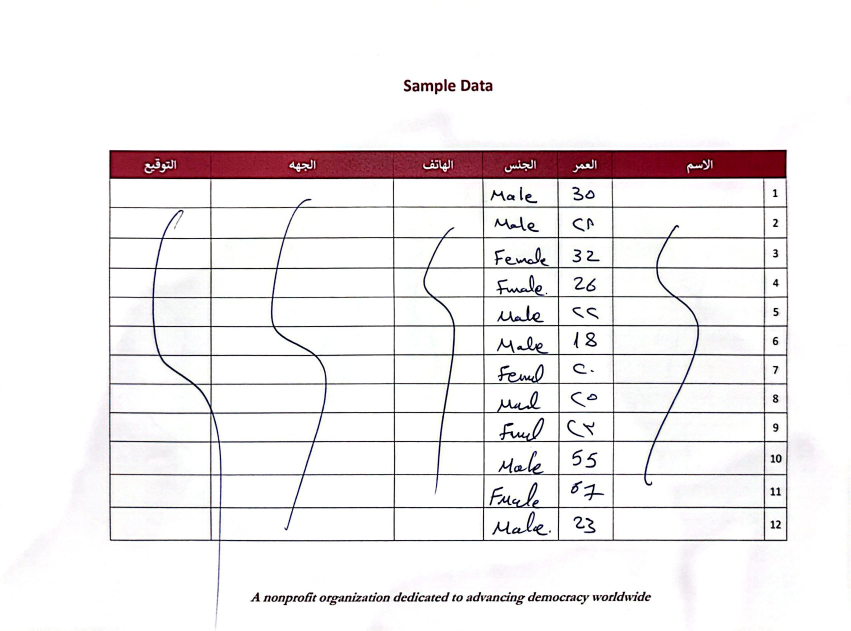
#> input picture data/inputs/forms/prototype1_sample_01_mixed_lang.JPG, 2552 x 1892 px (shown at 1/3 size)
$ python -i preprocessing.py   (imports and definitions only)
#> lines starting #> are read from the running program, lines starting #| are printed output that depends on the picture; after the words box and inside, x2 and y2 are one past the last pixel; in counts of white or black regions, pixels touching at a corner belong together
import cv2
import numpy as np


def load_image(path: str):
    img = cv2.imread(path)
    if img is None:
        raise FileNotFoundError(f"Could not read image: {path}")
    return img


def upscale_image(img, scale=2.0):
    return cv2.resize(img, None, fx=scale, fy=scale, interpolation=cv2.INTER_CUBIC)


def convert_to_gray(img):
    return cv2.cvtColor(img, cv2.COLOR_BGR2GRAY)


def preprocess_for_line_detection(gray):
    gray = cv2.GaussianBlur(gray, (3, 3), 0)

    binary_inv = cv2.adaptiveThreshold(
        gray,
        255,
        cv2.ADAPTIVE_THRESH_GAUSSIAN_C,
        cv2.THRESH_BINARY_INV,
        31,
        10
    )

    return binary_inv


def preprocess_cell_for_ocr(cell_img, mode="text"):

    g = cv2.GaussianBlur(cell_img, (3, 3), 0)

    if mode == "text":
        return cv2.adaptiveThreshold(
            g,
            255,
            cv2.ADAPTIVE_THRESH_GAUSSIAN_C,
            cv2.THRESH_BINARY,
            31,
            8
        )

    if mode == "digits":
        return cv2.adaptiveThreshold(
            g,
            255,
            cv2.ADAPTIVE_THRESH_MEAN_C,
            cv2.THRESH_BINARY,
            31,
            10
        )

    return g

>>> import cv2
>>> picture = cv2.imread('../../data/inputs/forms/prototype1_sample_01_mixed_lang.JPG', cv2.IMREAD_GRAYSCALE)
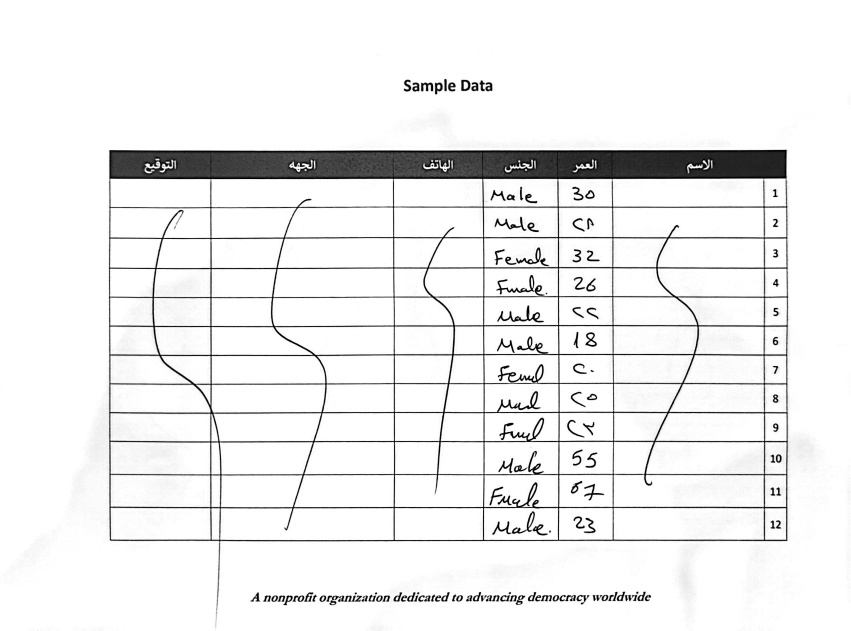
#> picture: shape (1892, 2552) (shown at 1/3 size); min 0, max 255, mean 238.2
>>> result = preprocess_cell_for_ocr(picture)
#> in preprocess_cell_for_ocr, `return cv2.adaptiveThreshold( g, 255, cv2.ADAPTIVE_THRESH_GAUSSIAN_C, ..`:
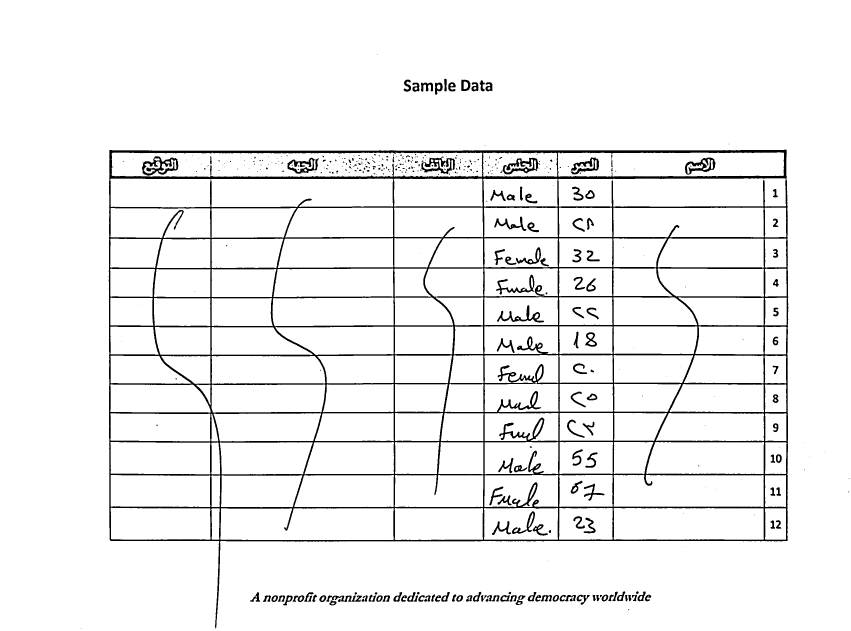
#> returned value: shape (1892, 2552) (shown at 1/3 size); 94.6% white; 438 black regions (256 under 20 px), largest, box (x1, y1, x2, y2) and area: (326, 449, 2365, 1883) 201719, (426, 469, 535, 527) 2624, (1508, 473, 1620, 523) 2184

$ run again, on data/inputs/forms/prototype1_sample_02_english.JPG
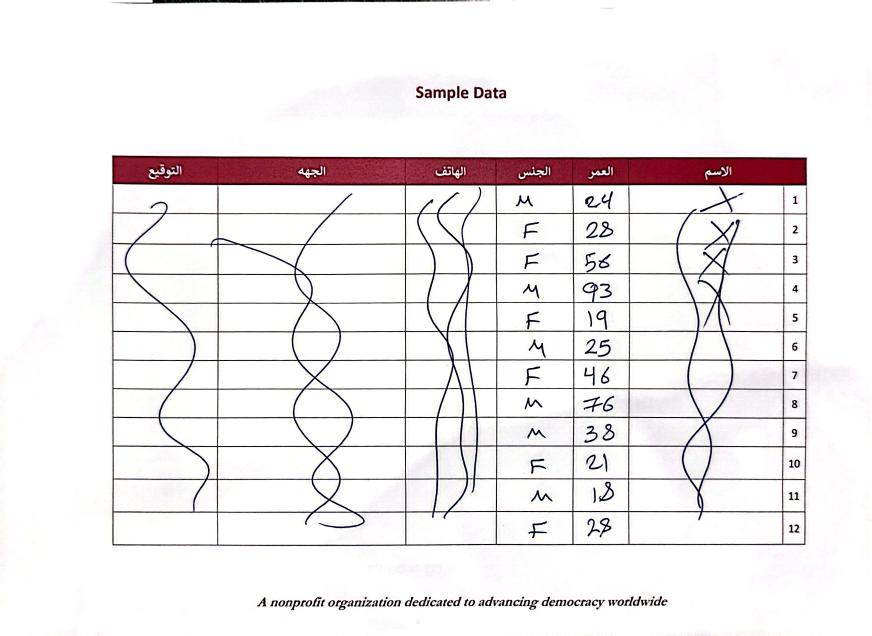
#> input picture data/inputs/forms/prototype1_sample_02_english.JPG, 2616 x 1908 px (shown at 1/3 size)
#> `picture = cv2.imread('../../data/inputs/forms/prototype1_sample_01_mix..`:
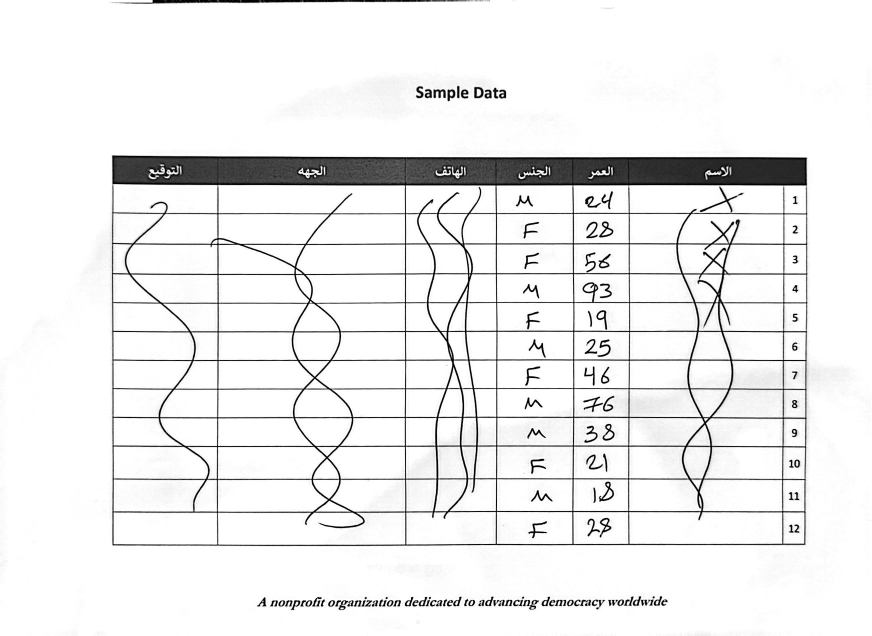
#> picture: shape (1908, 2616) (shown at 1/3 size); min 0, max 255, mean 237.3
#> in preprocess_cell_for_ocr, `return cv2.adaptiveThreshold( g, 255, cv2.ADAPTIVE_THRESH_GAUSSIAN_C, ..`:
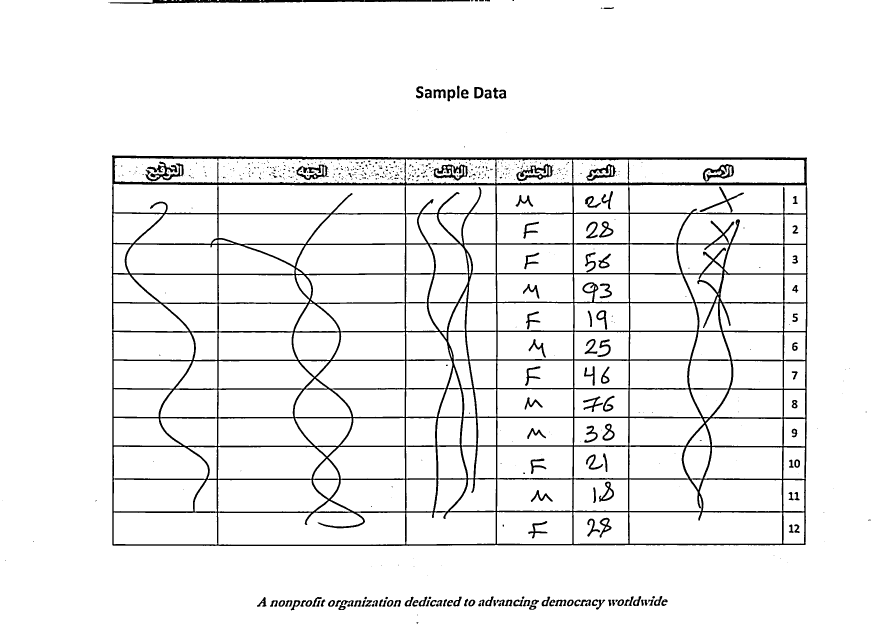
#> returned value: shape (1908, 2616) (shown at 1/3 size); 94.3% white; 625 black regions (436 under 20 px), largest, box (x1, y1, x2, y2) and area: (335, 466, 2423, 1638) 219010, (324, 0, 1411, 12) 6504, (436, 484, 551, 544) 2650

$ run again, on data/inputs/forms/prototype1_sample_03_arabic.JPG
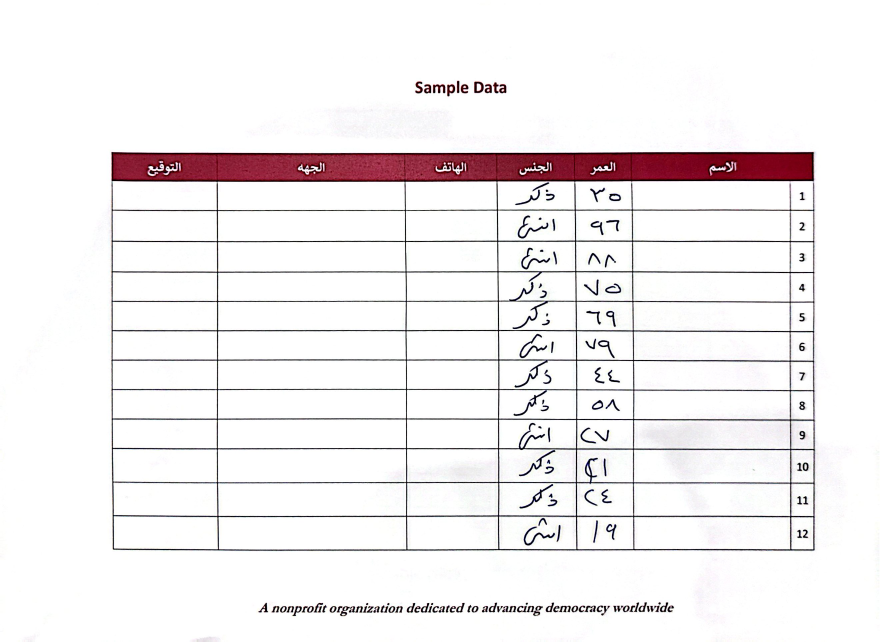
#> input picture data/inputs/forms/prototype1_sample_03_arabic.JPG, 2640 x 1924 px (shown at 1/3 size)
#> `picture = cv2.imread('../../data/inputs/forms/prototype1_sample_01_mix..`:
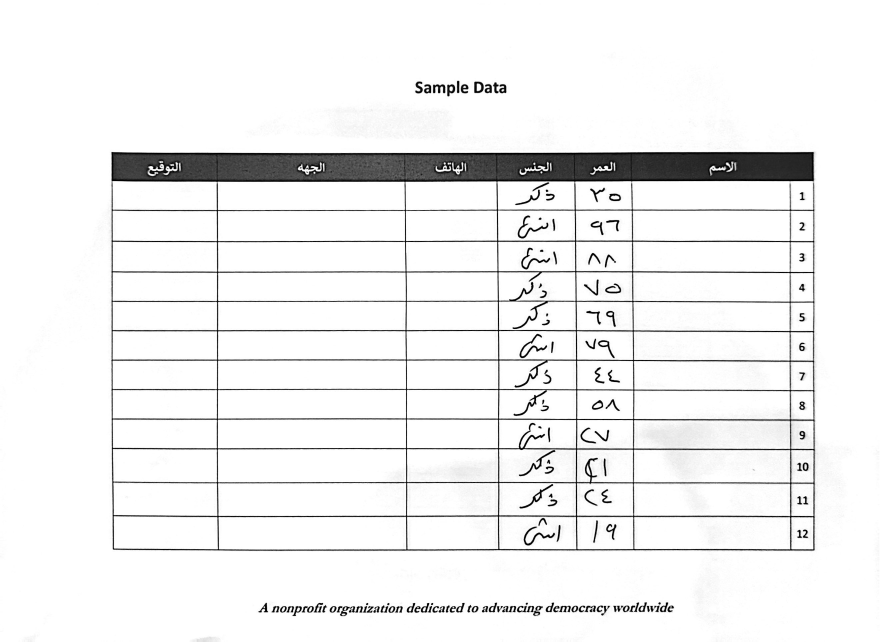
#> picture: shape (1924, 2640) (shown at 1/3 size); min 0, max 255, mean 239.8
#> in preprocess_cell_for_ocr, `return cv2.adaptiveThreshold( g, 255, cv2.ADAPTIVE_THRESH_GAUSSIAN_C, ..`:
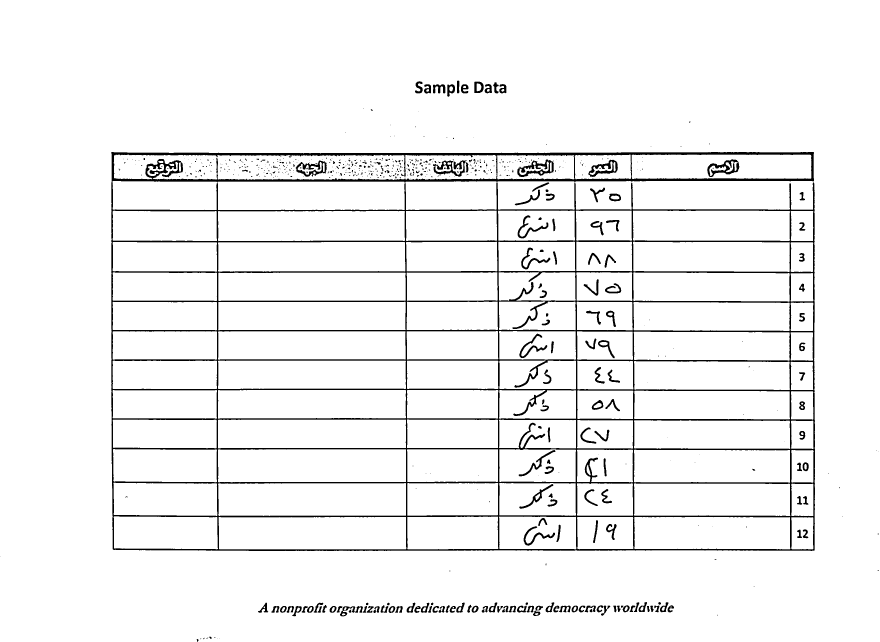
#> returned value: shape (1924, 2640) (shown at 1/3 size); 95.2% white; 641 black regions (431 under 20 px), largest, box (x1, y1, x2, y2) and area: (334, 456, 2445, 1653) 184932, (1552, 478, 1662, 531) 2279, (2122, 478, 2218, 531) 2008
